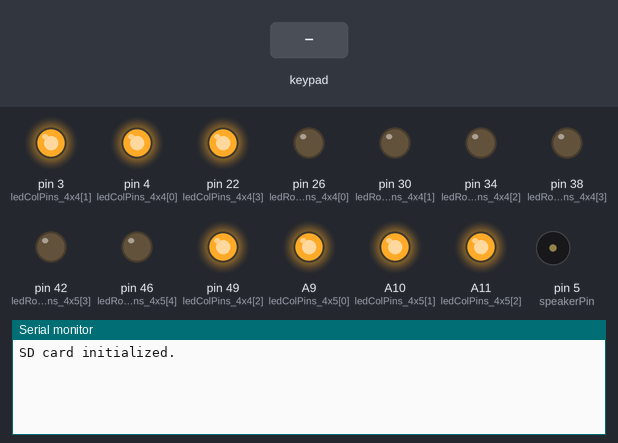
Recording of a sketch running on a simulated Arduino Mega 2560, built with avr-gcc and run on an emulated ATmega2560. Shown: output pins drawn as LEDs (lit = HIGH), buzzer (waves = sounding, pin HIGH), the last lines printed to the serial monitor. The inputs (shaded band) are chosen by the test bench. Storage starts empty; the audio player accepts every command and is not drawn.

Above: at 1.2 s.
1.3 s: key '1' pressed
At 2.4 s:
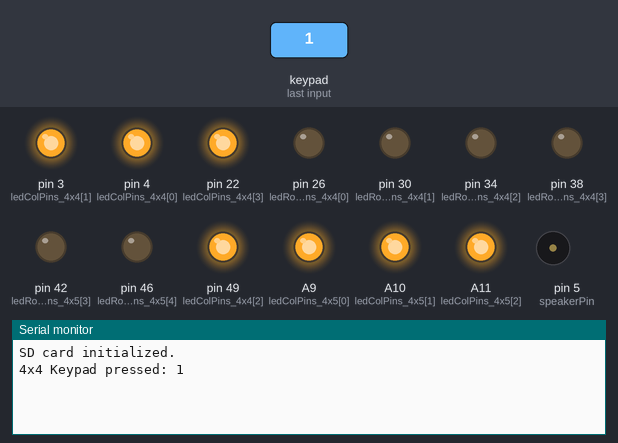
2.8 s: keypad keys 9 8 7 6 A pressed 0.4 s apart
At 5.0 s:
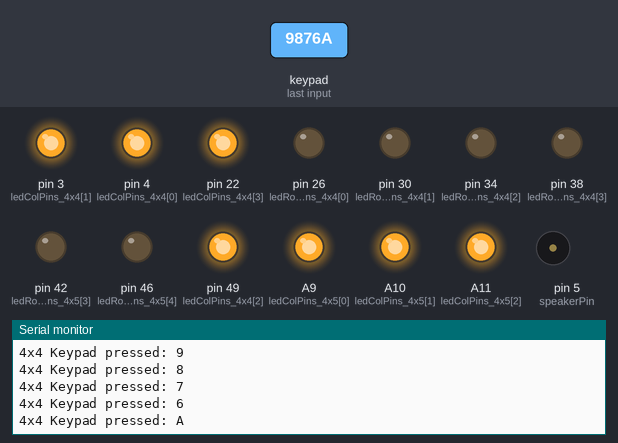
6.3 s: key 'B' pressed
At 7.5 s:
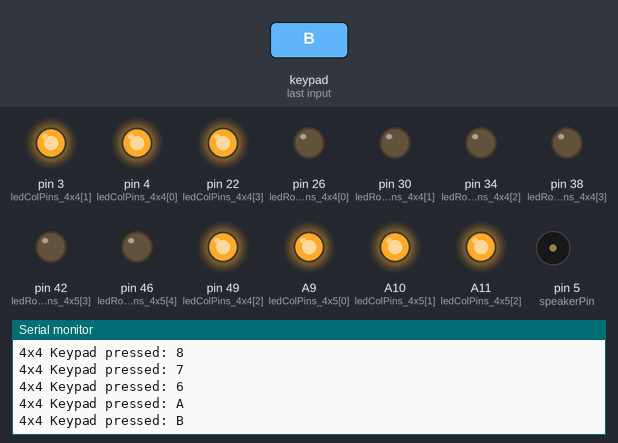
7.8 s: keypad keys 9 8 7 6 D pressed 0.4 s apart
At 9.8 s:
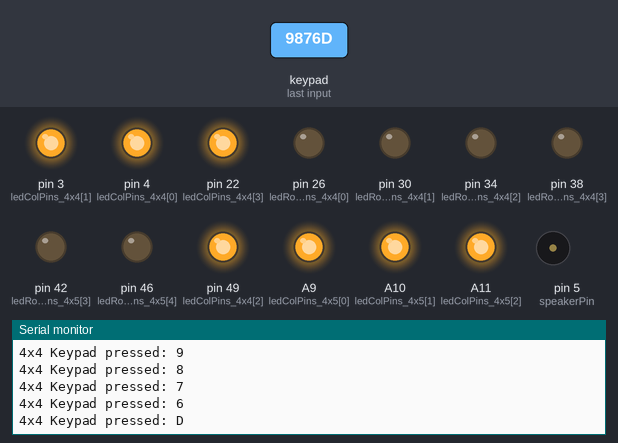
Timing chart, 0 to 11.3 s (numbered marks = the images above; inputs shaded):
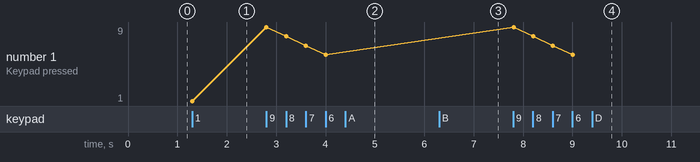

Measured:
- after the input at 1.3 s, the serial monitor: prints a new line at once (image 1)
- after the input at 2.8 s, the serial monitor: prints a new line at once (image 2)
- after the input at 6.3 s, the serial monitor: prints a new line at once (image 3)
- after the input at 7.8 s, the serial monitor: prints a new line at once (image 4)
- plotted number 1: 1 → 6 after the input at 2.8 s

The sketch:

state_map_arduino_code.ino
```cpp
#include <Keypad.h>
#include <SD.h>
#include <TMRpcm.h>
#include <SPI.h>

// Define the SD card CS pin
const int SD_CS_PIN = 53;

// Define the speaker pin
const int speakerPin = 5;

// Initialize the SD card and audio libraries
TMRpcm tmrpcm;

// Define the connections for the 4x4 Keypad
const byte ROWS_4x4 = 4;
const byte COLS_4x4 = 4;
char keys_4x4[ROWS_4x4][COLS_4x4] = {
  {'1', '2', '3', '4'},
  {'5', '6', '7', '8'},
  {'9', 'A', 'B', 'C'},
  {'D', 'E', 'F', 'G'}
};
byte rowPins_4x4[ROWS_4x4] = {9, 8, 7, 6};
byte colPins_4x4[COLS_4x4] = {13, 12, 11, 10};
Keypad keypad_4x4 = Keypad(makeKeymap(keys_4x4), rowPins_4x4, colPins_4x4, ROWS_4x4, COLS_4x4);

// Define the connections for the 4x5 Keypad
const byte ROWS_4x5 = 5;
const byte COLS_4x5 = 4;
char keys_4x5[ROWS_4x5][COLS_4x5] = {
  {'H', 'I', 'J', 'K'},
  {'L', 'M', 'N', 'O'},
  {'P', 'Q', 'R', 'S'},
  {'T', 'U', 'V', 'W'},
  {'X', 'Y', 'Z', '0'}
};
byte rowPins_4x5[ROWS_4x5] = {A4, A5, A6, A7, A8};
byte colPins_4x5[COLS_4x5] = {A0, A1, A2, A3};
Keypad keypad_4x5 = Keypad(makeKeymap(keys_4x5), rowPins_4x5, colPins_4x5, ROWS_4x5, COLS_4x5);

// Define the LED matrix pins for 4x4
const int ledRowPins_4x4[4] = {26, 30, 34, 38}; // Rows
const int ledColPins_4x4[4] = {4, 3, 49 , 22}; // Columns

// Define the LED matrix pins for 4x5
const int ledRowPins_4x5[5] = {A13, A14, A15, 42, 46}; // Rows
const int ledColPins_4x5[4] = {A9, A10, A11, A12}; // Columns

// Song files associated with each button
const char* songs_4x4[16] = {
  "AN_U1.wav", "MZ1.wav", "TR1.wav", "ML1.wav", "AR1.wav", "NL1.wav",
  "MN1.wav", "AS1.wav", "JH1.wav", "WB1.wav", "OD1.wav", "CG1.wav",
  "MP1.wav", "UP1.wav", "SK1.wav", "BR1.wav"
};

const char* songs_4x5[20] = {
  "LA_U1.wav", "KL1.wav", "TN1.wav", "PY_U1.wav", "GA1.wav", "KA1.wav",
  "AP1.wav", "TG1.wav", "RJ1.wav", "GJ1.wav", "DD_U1.wav", "MH1.wav",
  "UK1.wav", "HR1.wav", "DL_U1.wav", "PB1.wav", "LD_U1.wav", "JK_U1.wav",
  "HP1.wav", "CH_U1.wav"
};

// Variables to keep track of currently active LEDs
int currentLedIndex_4x4 = -1;
int currentLedIndex_4x5 = -1;

void setup() {
  // Initialize the LED row and column pins for 4x4
  for (int i = 0; i < 4; i++) {
    pinMode(ledRowPins_4x4[i], OUTPUT);
    pinMode(ledColPins_4x4[i], OUTPUT);
    digitalWrite(ledRowPins_4x4[i], LOW);
    digitalWrite(ledColPins_4x4[i], HIGH);
  }

  // Initialize the LED row and column pins for 4x5
  for (int i = 0; i < 5; i++) {
    pinMode(ledRowPins_4x5[i], OUTPUT);
    digitalWrite(ledRowPins_4x5[i], LOW);
  }
  for (int i = 0; i < 4; i++) {
    pinMode(ledColPins_4x5[i], OUTPUT);
    digitalWrite(ledColPins_4x5[i], HIGH);
  }

  pinMode(speakerPin, OUTPUT);
  Serial.begin(9600); // For debugging purposes

  // Initialize the SD card
  if (!SD.begin(SD_CS_PIN)) {
    Serial.println("SD card initialization failed!");
    return;
  }
  Serial.println("SD card initialized.");

  // Initialize the TMRpcm library
  tmrpcm.speakerPin = speakerPin;
}

void loop() {
  char key_4x4 = keypad_4x4.getKey();
  char key_4x5 = keypad_4x5.getKey();

  if (key_4x4) {
    Serial.print("4x4 Keypad pressed: ");
    Serial.println(key_4x4);
    int index = getIndexFromKey_4x4(key_4x4);
    if (index != -1) {
      handleKeyPress(index, true);
    }
  }

  if (key_4x5) {
    Serial.print("4x5 Keypad pressed: ");
    Serial.println(key_4x5);
    int index = getIndexFromKey_4x5(key_4x5);
    if (index != -1) {
      handleKeyPress(index, false);
    }
  }

  // Check if the LED duration has passed
  if (currentLedIndex_4x4 != -1 && !tmrpcm.isPlaying()) {
    // Turn off the current LED
    turnOffLed(currentLedIndex_4x4, true);
    currentLedIndex_4x4 = -1;
  }

  if (currentLedIndex_4x5 != -1 && !tmrpcm.isPlaying()) {
    // Turn off the current LED
    turnOffLed(currentLedIndex_4x5, false);
    currentLedIndex_4x5 = -1;
  }
}

// Function to handle key press and toggle the LED and sound
void handleKeyPress(int index, bool is4x4) {
  if (is4x4) {
    if (currentLedIndex_4x4 == index) {
      // If the same key is pressed again, turn off the LED and stop the sound
      turnOffLed(currentLedIndex_4x4, true);
      tmrpcm.stopPlayback();
      currentLedIndex_4x4 = -1;
    } else {
      // Turn off any active LED from 4x5 keypad
      if (currentLedIndex_4x5 != -1) {
        turnOffLed(currentLedIndex_4x5, false);
        tmrpcm.stopPlayback();
        currentLedIndex_4x5 = -1;
      }
      turnOffLed(currentLedIndex_4x4, true);
      currentLedIndex_4x4 = index;
      turnOnLed(currentLedIndex_4x4, true);
      tmrpcm.play(songs_4x4[currentLedIndex_4x4]);
    }
  } else {
    if (currentLedIndex_4x5 == index) {
      // If the same key is pressed again, turn off the LED and stop the sound
      turnOffLed(currentLedIndex_4x5, false);
      tmrpcm.stopPlayback();
      currentLedIndex_4x5 = -1;
    } else {
      // Turn off any active LED from 4x4 keypad
      if (currentLedIndex_4x4 != -1) {
        turnOffLed(currentLedIndex_4x4, true);
        tmrpcm.stopPlayback();
        currentLedIndex_4x4 = -1;
      }
      turnOffLed(currentLedIndex_4x5, false);
      currentLedIndex_4x5 = index;
      turnOnLed(currentLedIndex_4x5, false);
      tmrpcm.play(songs_4x5[currentLedIndex_4x5]);
    }
  }
}

// Function to turn on the specified LED
void turnOnLed(int index, bool is4x4) {
  if (is4x4) {
    int row = index / 4;
    int col = index % 4;
    digitalWrite(ledRowPins_4x4[row], HIGH);
    digitalWrite(ledColPins_4x4[col], LOW);
  } else {
    int row = index / 4;
    int col = index % 4;
    digitalWrite(ledRowPins_4x5[row], HIGH);
    digitalWrite(ledColPins_4x5[col], LOW);
  }
}

// Function to turn off the specified LED
void turnOffLed(int index, bool is4x4) {
  if (index == -1) return;
  if (is4x4) {
    int row = index / 4;
    int col = index % 4;
    digitalWrite(ledRowPins_4x4[row], LOW);
    digitalWrite(ledColPins_4x4[col], HIGH);
  } else {
    int row = index / 4;
    int col = index % 4;
    digitalWrite(ledRowPins_4x5[row], LOW);
    digitalWrite(ledColPins_4x5[col], HIGH);
  }
}

// Function to get the index from the key pressed for 4x4 keypad
int getIndexFromKey_4x4(char key) {
  for (int row = 0; row < ROWS_4x4; row++) {
    for (int col = 0; col < COLS_4x4; col++) {
      if (keys_4x4[row][col] == key) {
        return row * COLS_4x4 + col;
      }
    }
  }
  return -1; // Key not found
}

// Function to get the index from the key pressed for 4x5 keypad
int getIndexFromKey_4x5(char key) {
  for (int row = 0; row < ROWS_4x5; row++) {
    for (int col = 0; col < COLS_4x5; col++) {
      if (keys_4x5[row][col] == key) {
        return row * COLS_4x5 + col;
      }
    }
  }
  return -1; // Key not found
}
```
